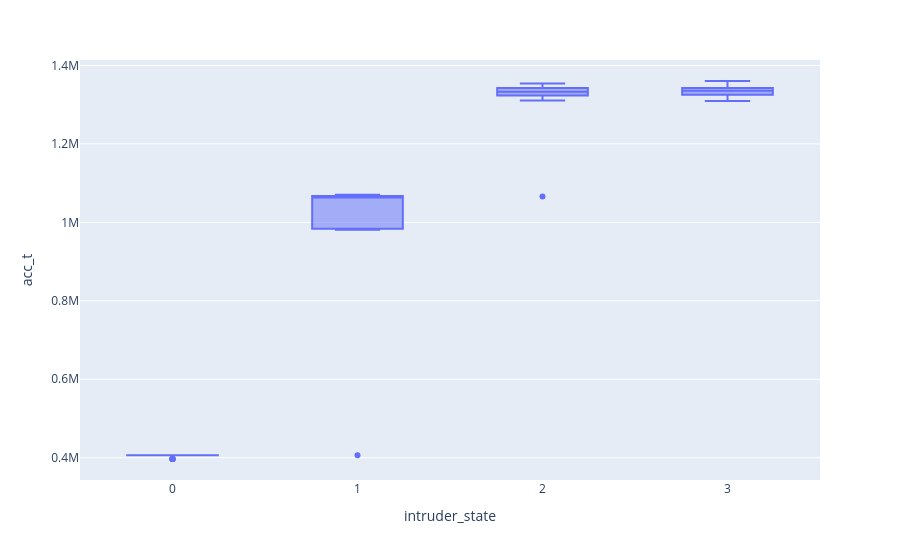

Notebook source saved alongside this figure:
### Code cell
plt.box(data, x="intruder_state", y="acc_t")

#tpf[["wctpf", "tpf"]].groupby("wctpf").mean()


# # plt.box(tpf[tpf["k"] == 40][tpf["tpf"] < 11], x="tpf", color="wctpf", log_x=True)


# plt.box(tpf[tpf["k"] == 40][tpf["tpf"] > 100][tpf["wctpf"] != 25], x="tpf", color="wctpf_label", labels={
#     "tpf": "Instantanious Execution-Time per Fuel Unit [ns/fuel]",
#     "wctpf_label": ""
# }, width=800, height=400)

### Figure 1 — Plotly figure (JSON) as saved in the notebook; plotly's stock layout.template omitted (floating-point values rounded to 4 significant figures)
{"data": [{"alignmentgroup": "True", "hovertemplate": "intruder_state=%{x}<br>acc_t=%{y}<extra></extra>", "legendgroup": "", "marker": {"color": "#636efa"}, "name": "", "notched": false, "offsetgroup": "", "orientation": "v", "showlegend": false, "type": "box", "x": [0, 1, 2, 3, 0, 1, 2, 3, 0, 1, 2, 3, 0, 1, 2, 3, 0, 1, 2, 3, 0, 1, 2, 3, 0, 1, 2, 3, 0, 1, 2, 3, 0, 1, 2, 3, 0, 1, 2, 3, 0, 1, 2, 3, 0, 1, 2, 3, 0, 1, 2, 3, 0, 1, 2, 3, 0, 1, 2, 3, 0, 1, 2, 3, 0, 1, 2, 3, 0, 1, 2, 3, 0, 1, 2, 3, 0, 1, 2, 3, 0, 1, 2, 3, 0, 1, 2, 3, 0, 1, 2, 3, 0, 1, 2, 3, 0, 1, 2, 3, 0, 1], "x0": " ", "xaxis": "x", "y": [406244, 406453, 1066154, 1353525, 406353, 1062754, 1325002, 1338900, 406318, 1063163, 1331621, 1339491, 406322, 981355, 1347540, 1321375, 396682, 1065133, 1332028, 1331935, 396734, 1067392, 1327591, 1360451, 406322, 1062897, 1338167, 1338524, 406346, 1065711, 1334860, 1326202, 406317, 982236, 1346430, 1352978, 396765, 983445, 1343092, 1334952, 406283, 1060984, 1354194, 1314547, 406330, 1062588, 1342279, 1354068, 406255, 982687, 1352572, 1332249, 406325, 1064263, 1317094, 1309525, 406309, 1070186, 1333024, 1342094, 406299, 1065330, 1313620, 1343082, 406288, 982518, 1323920, 1335671, 406386, 1069894, 1350125, 1330856, 396730, 1068553, 1313242, 1344875, 406286, 1069679, 1341972, 1335508, 406314, 1068931, 1336843, 1342340, 406311, 982195, 1320959, 1317975, 396738, 983548, 1326743, 1337283, 406322, 1066858, 1310762, 1322856, 406308, 1065386, 1342505, 1320579, 396783, 1068154], "y0": " ", "yaxis": "y"}], "layout": {"boxmode": "group", "legend": {"tracegroupgap": 0}, "margin": {"t": 60}, "xaxis": {"anchor": "y", "domain": [0, 1], "title": {"text": "intruder_state"}}, "yaxis": {"anchor": "x", "domain": [0, 1], "title": {"text": "acc_t"}}}}
